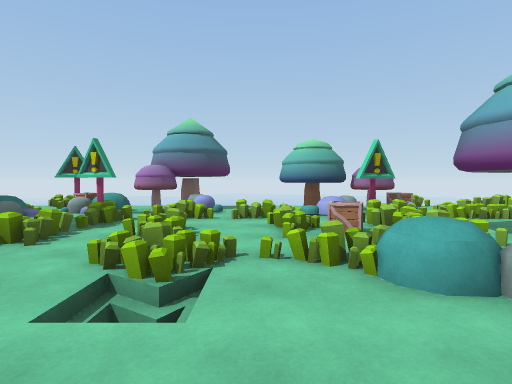
[1] (above)

12 first-person views from a walk through a Unity game level. The camera is 1.5 m above the floor, tilts 2° down and sees 80° across. The floor is counted in squares, 2 m on a side. Each view is taken from the middle of a square. On the plan, view 1 faces up. The plan holds only what a view shows up to about 10 squares ahead; the rest is blank. The place goes on beyond the plan. The player character is not drawn.

[2]
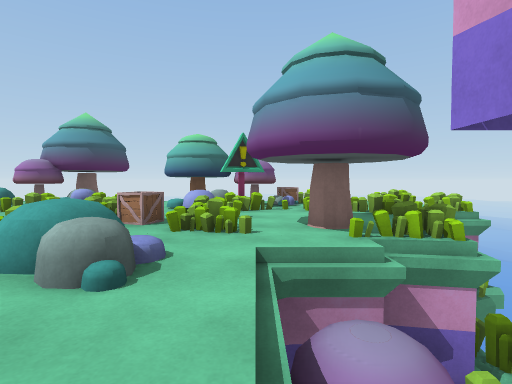

[3]
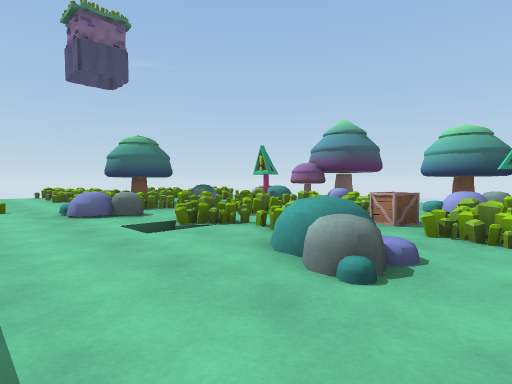

[4]
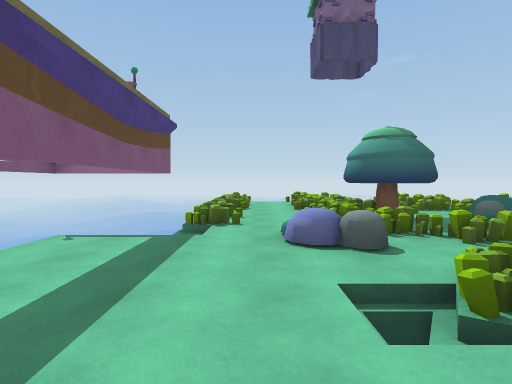

[5]
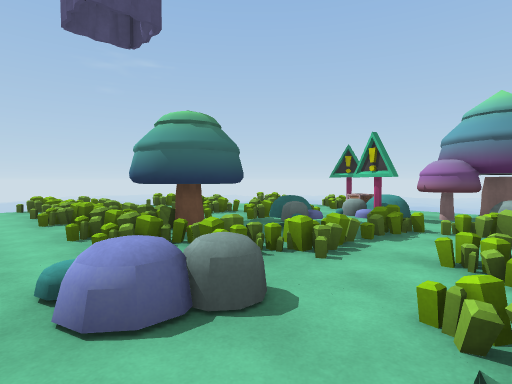

[6]
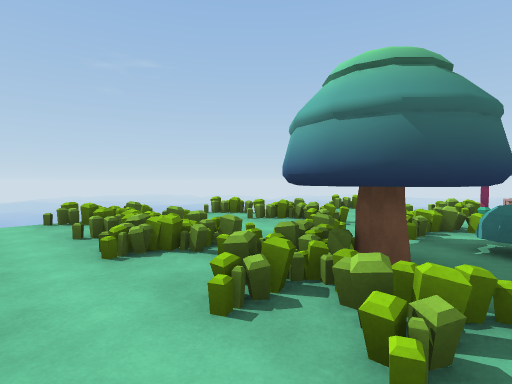

[7]
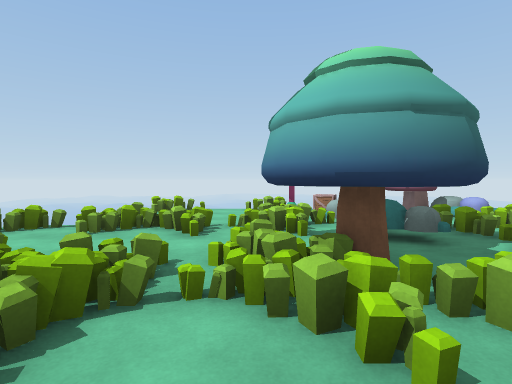

[8]
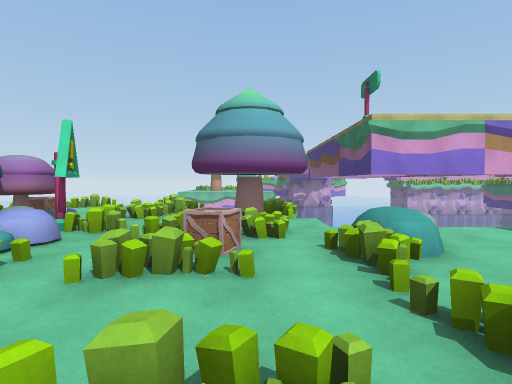

[9]
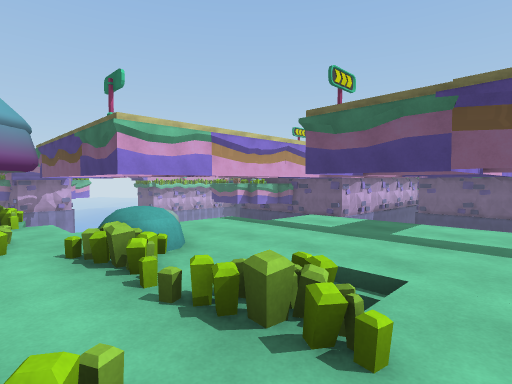

[10]
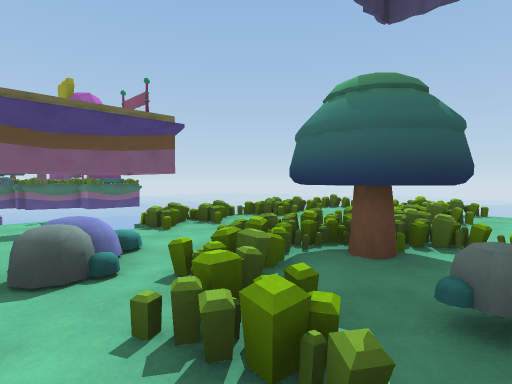

[11]
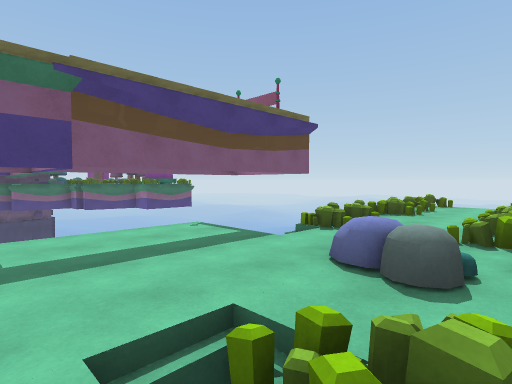

[12]
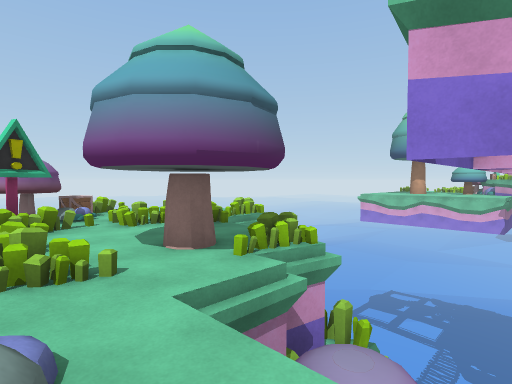

### Floor plan
Key: @ floor where view 1 was taken; # wall or solid block; x gap in a wall; . main floor; - floor 0.25 m lower than the main floor; / step, stairs or slope; = window, fence, low wall or low ledge; v drop or lower ground; O other object.
Columns run from 10 left of view 1 to 8 right of it. Each row starts with its distance up from view 1.
  9  v=#=O  O  ###==#=
  8   x.=OOOOO##OOO#.=
  7   =#==OOOO=OOO==x=
  6 xx====#=/=====/=v=v
  5 ......O=./.O=/..v
  4 ....#O#=/=..=/O/v
  3 =.#####/.=.=O//vv
  2 ...=.==O.v..O/Ovvvv
  1 ............./
  0 =.=vv=v...@..-
 -1        .....v
 -2             v

Where each view was taken, in squares from view 1:
view 1: 0 up, 0 right, facing up
view 2: 0 up, 3 right, facing up
view 3: 0 up, 3 right, facing up-left
view 4: 1 up, 1 right, facing left
view 5: 1 up, 1 left, facing up-left
view 6: 1 up, 4 left, facing up-left
view 7: 1 up, 6 left, facing up
view 8: 4 up, 2 left, facing right
view 9: 4 up, 2 left, facing down-right
view 10: 5 up, 2 left, facing down-left
view 11: 3 up, 0 right, facing down-left
view 12: 1 up, 2 right, facing up-right
